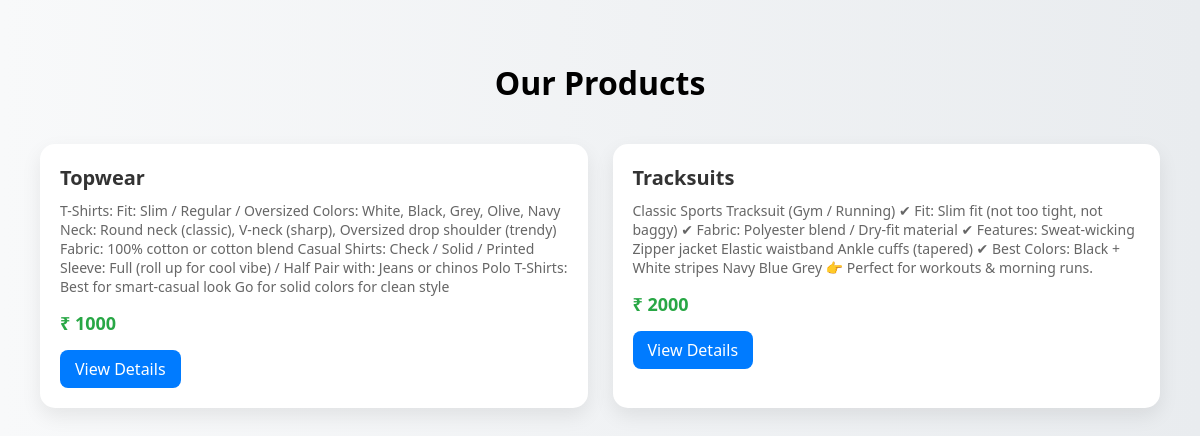
The page / on the database its author committed.
### clothing/models.py (models this page shows, shortened)
class Product(models.Model):
    name = models.CharField(max_length=50)
    desc = models.TextField()
    price = models.IntegerField()

### clothing/views.py (the view)
# urls.py: path("", views.home, name = "home"),
def home(request):
    prod = Product.objects.all()
    form = ProductForm()
    return render(request, 'clothing/home.html', {"prod":prod, "from":form})

### clothing/templates/clothing/home.html (shortened to what this page needs)
<!DOCTYPE html>
<html>
<head>
</head>
<body>
    <h1 style="text-align:center; margin-bottom:40px;">Our Products</h1>
    <div class="container">
        {% for pro in prod %}
        <div class="card">
            <div class="product-name">{{ pro.name }}</div>
            <div class="product-desc">{{ pro.desc }}</div>
            <div class="product-price">₹ {{ pro.price }}</div>
            <a href="#" class="btn">View Details</a>
        </div>
        {% endfor %}
    </div>
</body>
</html>

### clothing/templates/clothing/home.html (style rules this page uses)
body { font-family: 'Segoe UI', sans-serif; background: linear-gradient(to right, #f8f9fa, #e9ecef); margin: 0; padding: 40px; }
.container { display: grid; grid-template-columns: repeat(auto-fit, minmax(250px, 1fr)); gap: 25px; }
.card { background: #ffffff; border-radius: 15px; box-shadow: 0 8px 20px rgba(0,0,0,0.08); padding: 20px; transition: 0.3s ease; }
.product-name { font-size: 20px; font-weight: 600; color: #333; margin-bottom: 10px; }
.product-desc { font-size: 14px; color: #666; margin-bottom: 15px; }
.product-price { font-size: 18px; font-weight: bold; color: #28a745; }
.btn { display: inline-block; margin-top: 15px; padding: 8px 15px; background: #007bff; color: #fff; text-decoration: none; border-radius: 8px; transition: 0.3s; }

### rows shown on the page
Product: name "Topwear", desc "T-Shirts: Fit: Slim / Regular / Oversized Colors: White, Black, Grey, Olive, Navy Neck: Round neck (classic), V-neck (sharp), Oversized drop shoulder (trendy) Fabric: 100% cotton or cotton blend Casual Shirts: Check / Solid / Printed Sleeve: Full (roll up for cool vibe) / Half Pair with: Jeans or chinos Polo T-Shirts: Best for smart-casual look Go for solid colors for clean style", price "1000"
Product: name "Tracksuits", desc "Classic Sports Tracksuit (Gym / Running) ✔ Fit: Slim fit (not too tight, not baggy) ✔ Fabric: Polyester blend / Dry-fit material ✔ Features: Sweat-wicking Zipper jacket Elastic waistband Ankle cuffs (tapered) ✔ Best Colors: Black + White stripes Navy Blue Grey 👉 Perfect for workouts & morning runs.", price "2000"
